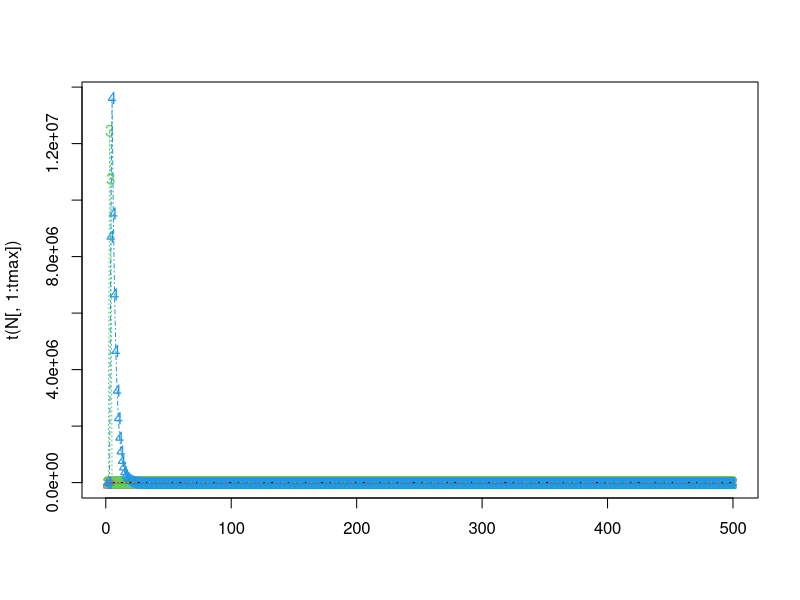
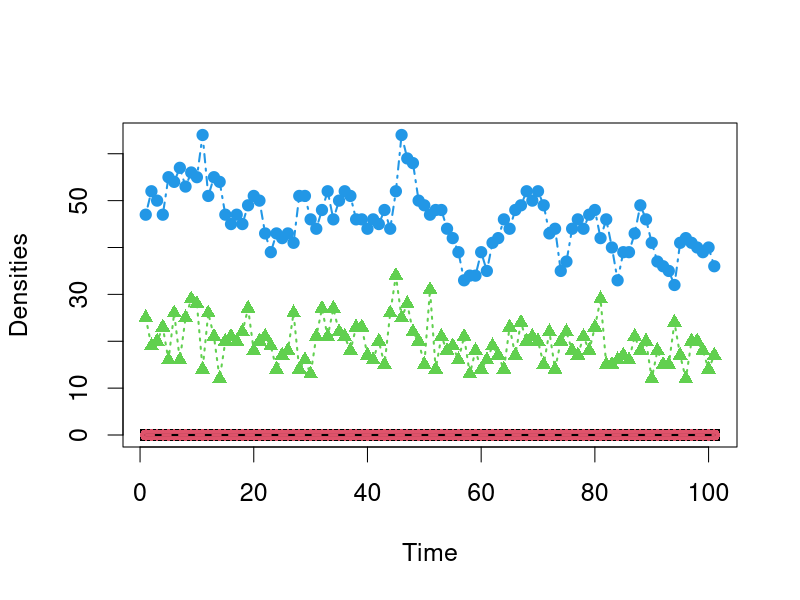
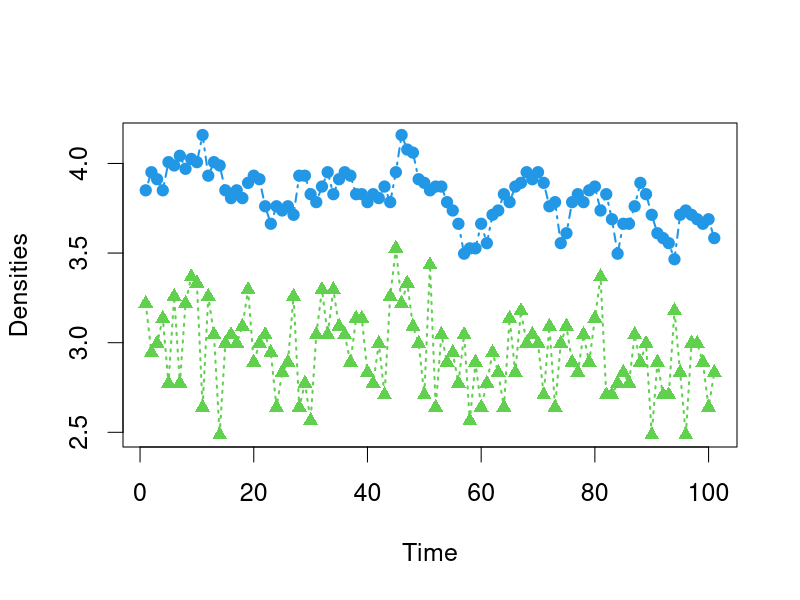

Generate these figures, in order, with R:
#####################################################################################################################################
### FBarraquand & OGimenez 14/11/2017 -- Two species density-dependent matrix model // predator -prey version
### 'New' version with density-dependence intra and inter affecting four vital rates, each vital rate affected once
### 18/03/2018 New set of parameters, slightly more realistic
### 07/09/2018 New version of pre-breeding model that we use statistically
### 07/09/2018 Stochastic version of the model
#####################################################################################################################################

library('Matrix')

####################### Definition of functions #####################################################

logistic=function(x){
return(1/(1+exp(-x)))
}


#logistic=function(x,x_thresh=1,steepness=1){
#return(1/(1+exp(-steepness*(x-x_thresh))))
#}

# Computes vital rates from the state vector N 
vital_rates=function(params,N){

############ Parameters used as inputs #################################################################
### similar to statistical model
#########################################################################################################

VR=matrix(NA,nrow=4,ncol=4)
phiA = params[1:2] # 
alphas = params[3:10] #

f=rep(NA,4)
### same order as in statistical model (not much logic)
f[1] = logistic(alpha[1] + alpha[2] *N[4]) # intra-species DD - juvenile predator survival fn of adult predator abundance
f[2] = logistic(alpha[3] + alpha[4] * N[4]) # inter-species DD - juvenile prey survival fn of adult predator abundance
f[3] = exp(alpha[5] + alpha[6] * N[1]) # inter-species DD - predator fecundity fn of juvenile prey abundance
f[4] = exp(alpha[7] + alpha[8] * N[2]) # intra-species DD - prey fecundity fn of adult prey abundance


VR_prey = matrix(c(0,0.5 * f[4]* f[2], 
            phiA[1],  phiA[1]),nrow = 2, ncol = 2,byrow = TRUE)

VR_pred =  matrix(c(0,0.5* f[3] * f[1], 
             phiA[2],phiA[2]),nrow = 2, ncol = 2,byrow = TRUE)

VR=bdiag(VR_prey,VR_pred)

return(VR)

}

############################################# end of functions def. ############################################################


################### Main program ############################################################################################### 

### Initialization
set.seed(40) 

# Define parameters
tmax = 500#max time for sim

### Max rate parameters
# Prey (max) adult survival (v for victim)
phiA_V = 0.6
# Predator adult survival 
phiA_P = 0.7

# Other parameters 

alpha <- rep(NA,8)
N <- seq(10,500,length=10)
# intra-species DD - juvenile predator survival fn of adult predator abundance
alpha[1] <- 0.5
alpha[2] <- -0.01 # slopes
1/(1+exp(-(alpha[1] + alpha[2] * N)))

# inter-species DD - juvenile prey survival fn of adult predator abundance
alpha[3] <- 0.5
alpha[4] <- -0.025 # slopes
1/(1+exp(-(alpha[3] + alpha[4] * N)))

# inter-species DD - predator fecundity fn of juvenile prey abundance
alpha[5] <- .5
alpha[6] <- 0.01 # slopes
exp(alpha[5] + alpha[6] * N)

# intra-species DD - prey fecundity fn of adult prey abundance
alpha[7] <- 4.5 #2.5 too much
alpha[8] <- -0.005 # slopes
exp(alpha[7] + alpha[8] * N)

# Bundle the whole shabang into a single vector, which we then feed to the function
params = c(phiA_V,phiA_P,alpha)

# Initialize the state vector
N=matrix(NA,4,tmax)
N[,1] = c(100,100,20,20) #runif(4,50,100) ### we state 4 values for 2 species and 2 stages

############################# Loop over time #################################################################

for (t in 1:(tmax-1)){
	## Compute vital rates as a function of the initial state
	vital_rate_matrix = as.matrix(vital_rates(params,N[,t])) #vital_rate_matrix %*% N[,t] 
	N[1,t+1] = rpois(1,vital_rate_matrix[1,2] * N[2,t])
	N[2,t+1] = rbinom(1,N[2,t]+N[1,t], vital_rate_matrix[2,2])
	N[3,t+1] = rpois(1,vital_rate_matrix[3,4] * N[4,t])
	N[4,t+1] = rbinom(1,N[3,t]+N[4,t], vital_rate_matrix[4,4])
}
N[,tmax]
matplot(t(N[,1:tmax]))
matlines(t(N[,1:tmax]))
############################################ end of simulation ##################################################################
nplotstart = 100
nplotend = 200 #tmax

pdf(file="TimePlot_BGpredation_prebreed_stochastic_newparam_highfec.pdf",width=12,height=8)
par(cex=1.5)
matplot(t(N[,nplotstart:nplotend]),xlab="Time",ylab="Densities",pch=c(15,16,17,19))
matlines(t(N[,nplotstart:nplotend]),lwd=2,lty=c(1,2,3,4))
dev.off()

pdf(file="Log_TimePlot_BGpredation_prebreed_stochastic_newparam_highfec_log.pdf",width=12,height=8)
par(cex=1.5)
matplot(t(log(N[,nplotstart:nplotend])),xlab="Time",ylab="Densities",pch=c(15,16,17,19))
matlines(t(log(N[,nplotstart:nplotend])),lwd=2,lty=c(1,2,3,4))
dev.off()




